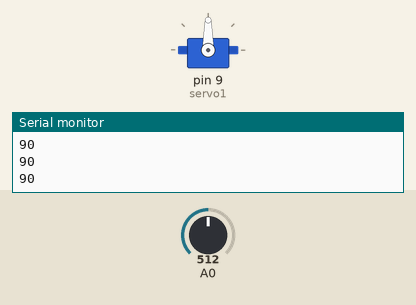
Simulated run of this sketch. Board: Arduino Uno, built with avr-gcc and run on an emulated ATmega328P. Parts: servo, the last lines printed to the serial monitor. Inputs (shaded band) come from the test bench; at power-on: A0 = 512.

Above: at 1.2 s.
1.3 s: A0 set to 716
At 2.3 s:
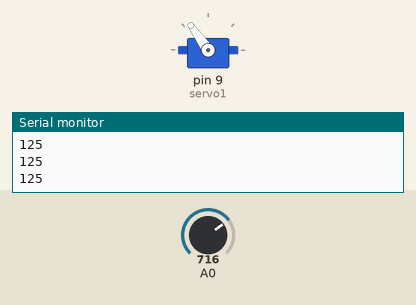
2.8 s: A0 set to 900
At 3.7 s:
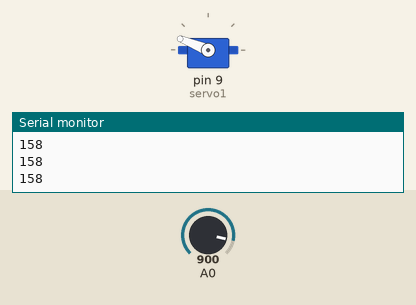
4.3 s: A0 set to 1023
At 5.0 s:
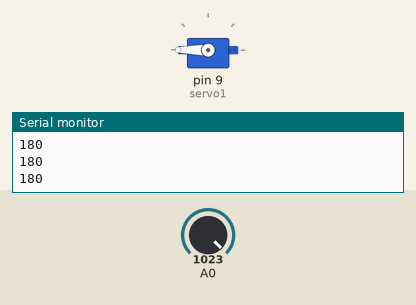
5.8 s: A0 set to 306
At 6.4 s:
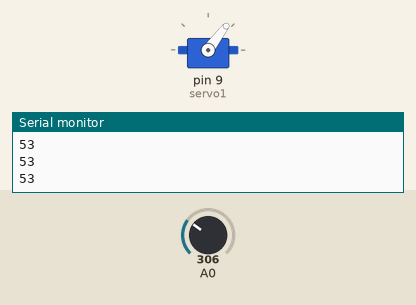
7.3 s: A0 set to 122
At 7.7 s:
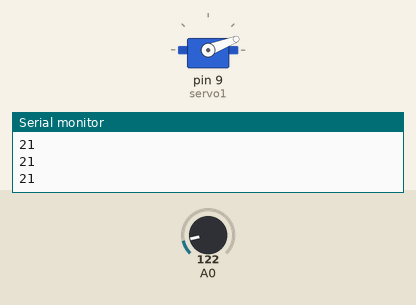
8.8 s: A0 set to 0
At 9.1 s:
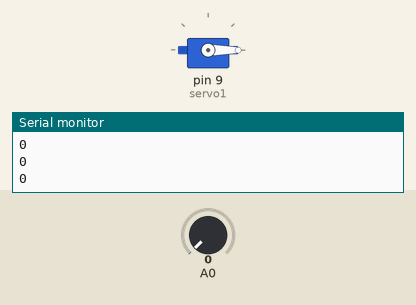
Timing chart, 0 to 11.3 s (numbered marks = the images above; inputs shaded):
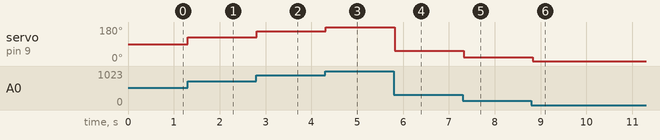

The sketch:

motortje.ino
```cpp
#include <Servo.h>

Servo servo1;

void setup() {
  // put your setup code here, to run once:
  servo1.attach(9);
  pinMode(A0, INPUT);
  Serial.begin(9600);
}

void loop() {
  // put your main code here, to run repeatedly:
  int value = analogRead(A0);
  //Serial.println(value);
  int servoPos = map(value, 0, 1023, 0, 180);
  servo1.write(servoPos);
  Serial.println(servoPos);
  delay(100);
}
```

Measured:
- after the input at 1.3 s, servo on pin 9 (servo1): 90° → 125° at once
- after the input at 2.8 s, servo on pin 9 (servo1): 125° → 158° at once
- after the input at 4.3 s, servo on pin 9 (servo1): 158° → 180° at once
- after the input at 5.8 s, servo on pin 9 (servo1): 180° → 53° at once
- after the input at 7.3 s, servo on pin 9 (servo1): 53° → 21° at once
- after the input at 8.8 s, servo on pin 9 (servo1): 21° → 0° at once
